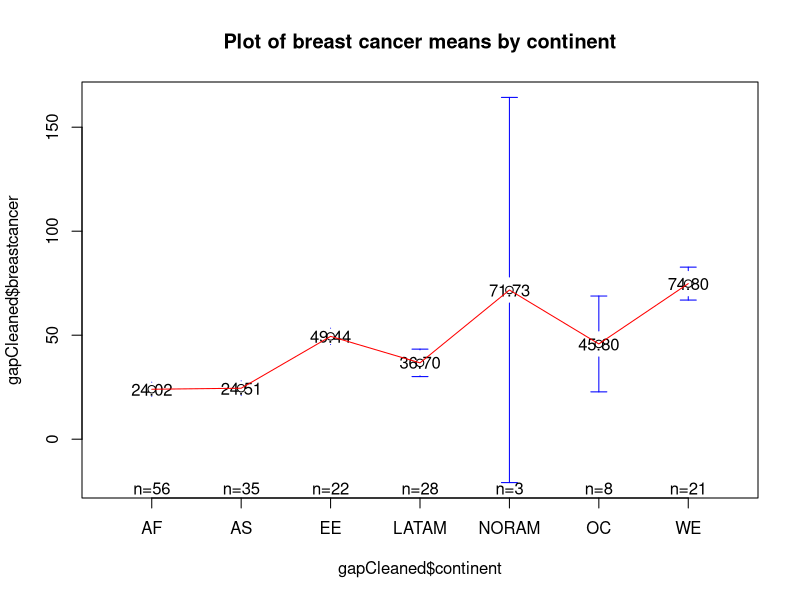
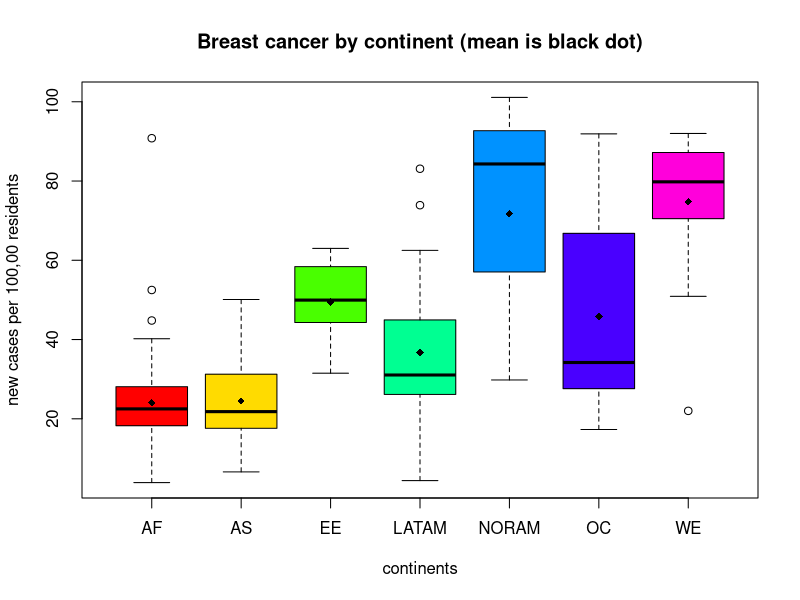
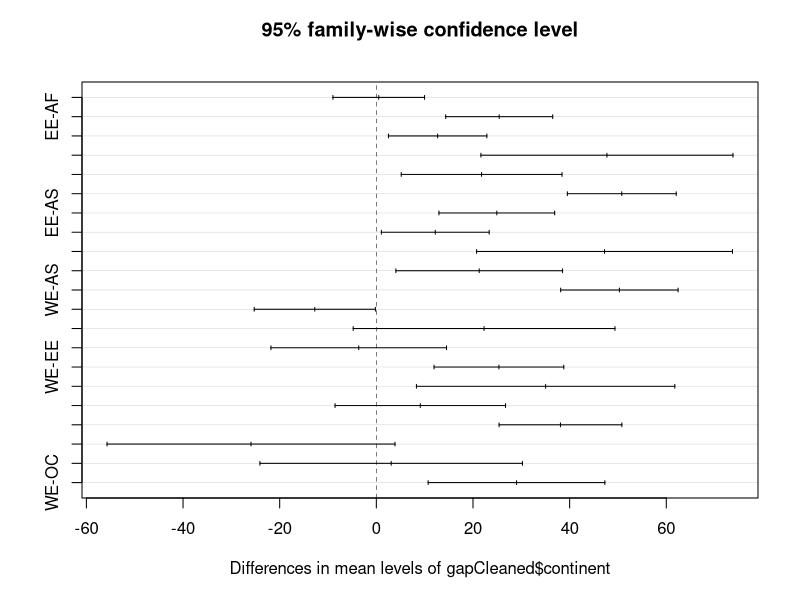

Recreate these plots in R, in order.
## ---- chunk 1
knitr::opts_chunk$set(echo = TRUE)
## ---- chunk 2
gapCleaned <- read.csv("gapC.csv")
head(gapCleaned)
## ---- chunk 3

means<- round(tapply(gapCleaned$breastcancer, gapCleaned$continent, mean), digits=2)  
# note that I round values to just 2 decimal places
means
## ---- chunk 4
# install.packages("gplots")
library(gplots)  #I load the "gplots" package to plot means
plotmeans(gapCleaned$breastcancer~gapCleaned$continent, digits=2, ccol="red", mean.labels=T, main="Plot of breast cancer means by continent")
## ---- chunk 5
boxplot(gapCleaned$breastcancer ~ gapCleaned$continent, main="Breast cancer by continent (mean is black dot)", xlab="continents", ylab="new cases per 100,00 residents", col=rainbow(7))
points(means, col="black", pch=18)
## ---- chunk 6
aov_cont<- aov(gapCleaned$breastcancer ~ gapCleaned$continent)
summary(aov_cont) # here I see results for my ANOVA test
## ---- chunk 7
tuk<- TukeyHSD(aov_cont)
tuk
## ---- chunk 8
plot (tuk)
